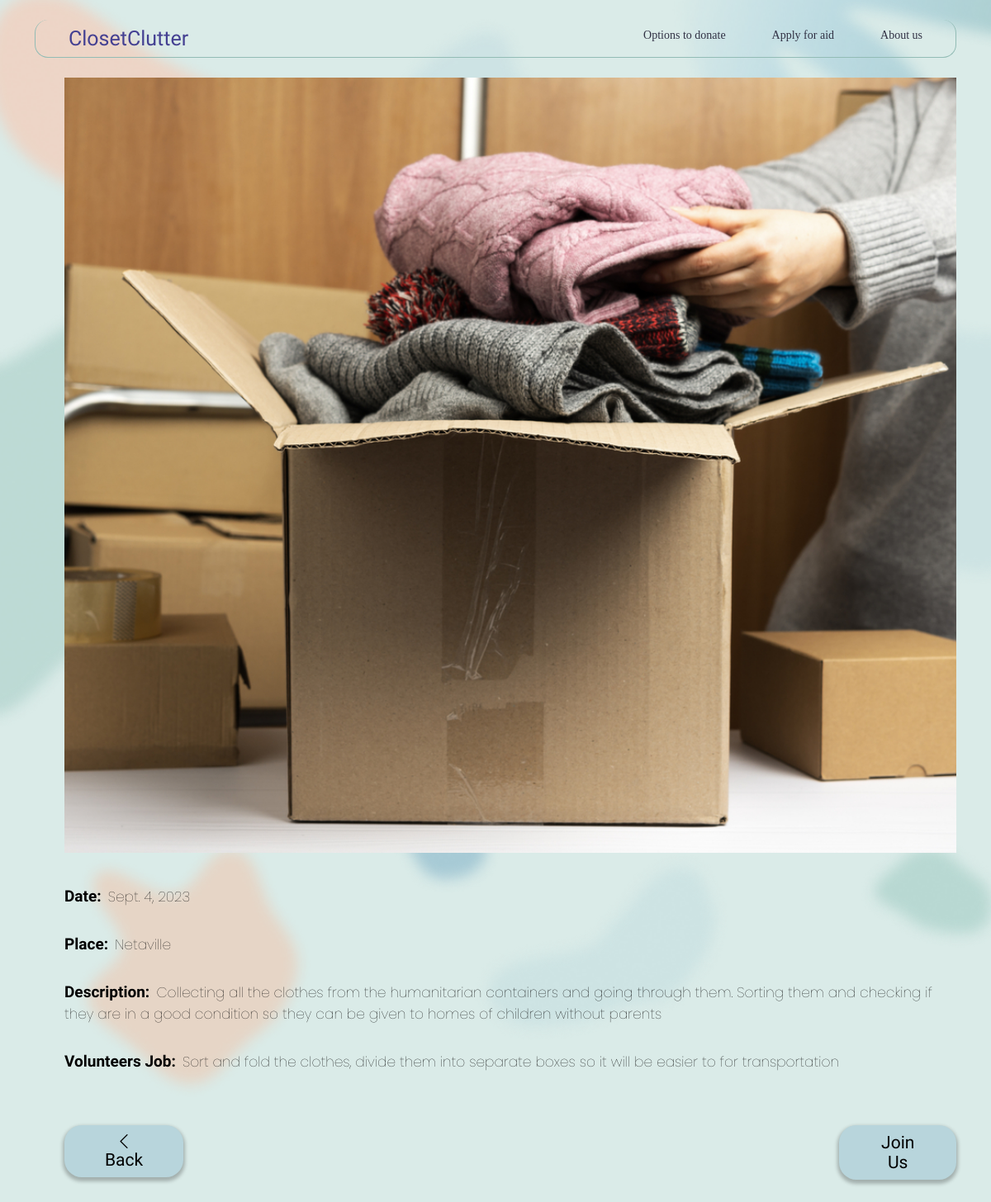
The page /event/1/ on the database its author committed.
### ClosetClutter/models.py (models this page shows)
class Event(models.Model):
    TYPES = (('Meeting', 'Meeting'),
             ('Workshop', 'Workshop'))
    eventType = models.CharField(max_length=10, choices=TYPES)
    date = models.DateField()
    place = models.CharField(max_length=50)
    description = models.TextField()
    volunteersJob = models.TextField()
    picture = models.ImageField(upload_to="event_images", null=True, blank=True)

### ClosetClutter/views.py (the view)
# urls.py: path("event/<int:event_id>/", eventDetails, name="eventDetails"),
def eventDetails(request, event_id):
    event = get_object_or_404(Event, pk=event_id)
    context = {"event": event}
    return render(request, "eventDetails.html", context=context)

### ClosetClutter/templates/eventDetails.html (shortened to what this page needs)
{% extends "base_generic.html" %}
{% load static %}
{% block content %}
<section class="mt-4">
    <div class="container ps-5">
        <div class="row d-flex justify-content-center">
            <img src="{{ MEDIA_URL }}{{ event.picture.url }}" class="w-100 h-50 image-fluid aspect-fit">
        </div>
        <div class="details mt-4">
            <div class="py-3">
                <h6 class="d-inline pe-1">Date:</h6>
                <p class="d-inline fw-lighter">{{ event.date }}</p>
            </div>
            <div class="py-3">
                <h6 class="d-inline pe-1">Place:</h6>
                <p class="d-inline fw-lighter">{{ event.place }}</p>
            </div>
            <div class="py-3">
                <h6 class="d-inline pe-1">Description:</h6>
                <p class="d-inline fw-lighter">{{ event.description }}</p>
            </div>
            <div class="py-3">
                <h6 class="d-inline pe-1">Volunteers Job:</h6>
                <p class="d-inline fw-lighter">{{ event.volunteersJob }}</p>
            </div>
        </div>
        <div class="row d-flex justify-content-between w-0 mb-5">
            <a href="{% url 'events'%}"> <button type="button" class="btn navbtn mt-5 p-2 px-5">
            <i class="bi bi-chevron-left"></i>Back</button></a>
            <a href="#" > <button type="button" class="btn navbtn mt-5 p-2 px-5">Join Us</button></a>
        </div>
    </div>
</section>
{% endblock %}

### ClosetClutter/templates/eventDetails.html (style rules this page uses)
.row>* { width:15%; }

### rows shown on the page
Event: picture (picture), date "Sept. 4, 2023", place "Netaville", description "Collecting all the clothes from the humanitarian containers and going through them. Sorting them and checking if they are in a good condition so they can be given to homes of children without parents", volunteersJob "Sort and fold the clothes, divide them into separate boxes so it will be easier to for transportation"
